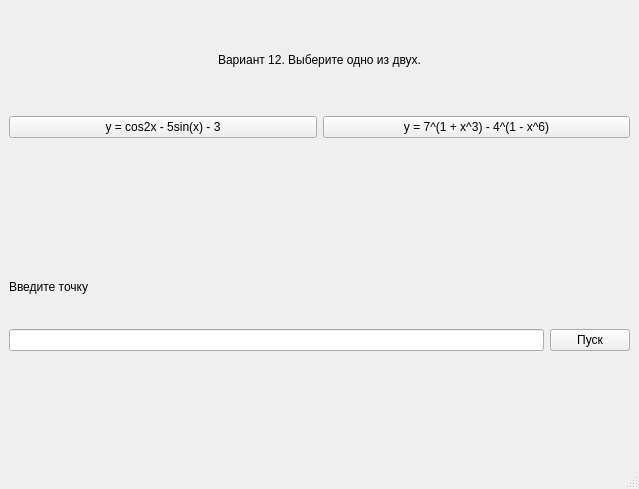
<?xml version="1.0" encoding="UTF-8"?>
<ui version="4.0">
 <class>MainWindow</class>
 <widget class="QMainWindow" name="MainWindow">
  <property name="geometry">
   <rect>
    <x>0</x>
    <y>0</y>
    <width>639</width>
    <height>489</height>
   </rect>
  </property>
  <property name="windowTitle">
   <string>MainWindow</string>
  </property>
  <widget class="QWidget" name="centralwidget">
   <layout class="QVBoxLayout" name="verticalLayout">
    <item>
     <widget class="QLabel" name="label">
      <property name="text">
       <string>Вариант 12. Выберите одно из двух.</string>
      </property>
      <property name="alignment">
       <set>Qt::AlignCenter</set>
      </property>
     </widget>
    </item>
    <item>
     <layout class="QGridLayout" name="gridLayout_2">
      <item row="0" column="1">
       <widget class="QPushButton" name="pushButton_2">
        <property name="text">
         <string>y = 7^(1 + x^3) - 4^(1 - x^6)</string>
        </property>
       </widget>
      </item>
      <item row="0" column="0">
       <widget class="QPushButton" name="pushButton">
        <property name="text">
         <string>y = cos2x - 5sin(x) - 3</string>
        </property>
       </widget>
      </item>
     </layout>
    </item>
    <item>
     <widget class="QLabel" name="label_2">
      <property name="text">
       <string/>
      </property>
     </widget>
    </item>
    <item>
     <layout class="QGridLayout" name="gridLayout" rowstretch="0,0">
      <item row="1" column="0">
       <widget class="QLineEdit" name="lineEdit">
        <property name="enabled">
         <bool>true</bool>
        </property>
       </widget>
      </item>
      <item row="0" column="0">
       <widget class="QLabel" name="label_5">
        <property name="text">
         <string>Введите точку</string>
        </property>
       </widget>
      </item>
      <item row="1" column="1">
       <widget class="QPushButton" name="pushButton_3">
        <property name="text">
         <string>Пуск</string>
        </property>
       </widget>
      </item>
     </layout>
    </item>
    <item>
     <widget class="QLabel" name="label_6">
      <property name="text">
       <string/>
      </property>
     </widget>
    </item>
   </layout>
  </widget>
  <widget class="QMenuBar" name="menubar">
   <property name="geometry">
    <rect>
     <x>0</x>
     <y>0</y>
     <width>639</width>
     <height>22</height>
    </rect>
   </property>
  </widget>
  <widget class="QStatusBar" name="statusbar"/>
 </widget>
 <resources/>
 <connections/>
</ui>
